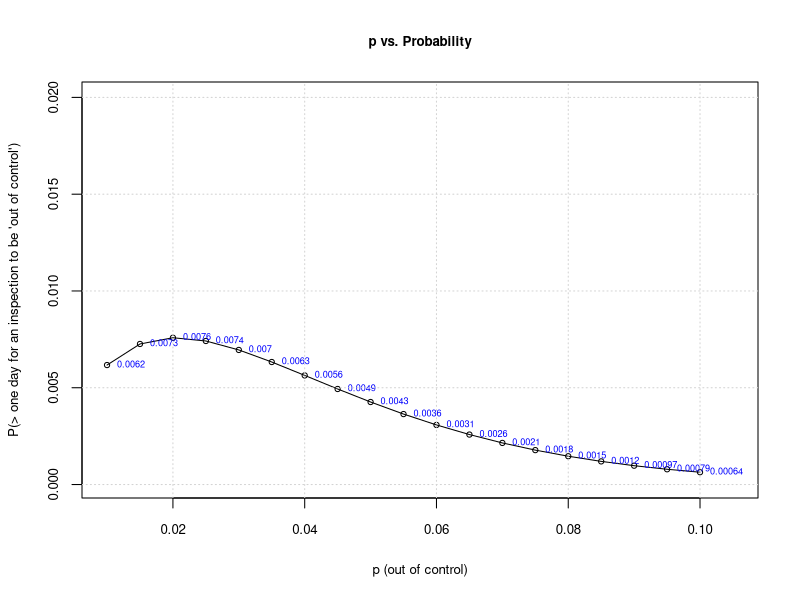

Source code (R):
#Save plot as a pdf file 
pdf('factoryInspect.pdf')



x = 48
p = seq(0.01, 0.1, by=0.005)
y = 0*seq(1, length(p), by=1)

for (i in 1:length(p))
{
 y[i] = dgeom(x,p[i]) 
 print( c(p[i], y[i]) )
}

plot(p, y, main='p vs. Probability', 
     xlim=c(0.01, 0.105), ylim=c(0.0001, 0.02), 
     ylab="P(> one day for an inspection to be 'out of control')", 
     xlab="p (out of control)", 
     cex.axis=0.8, cex.main= 0.8, cex.lab=0.8, 
     cex=0.7, pch=1, col='black', bg='red')
lines(p, y, lwd=1, type="l", col="black")
text(p, y, signif(y, digits=2), cex=0.55, pos=4, col="blue") 
grid()






#Return output to the terminal
dev.off()